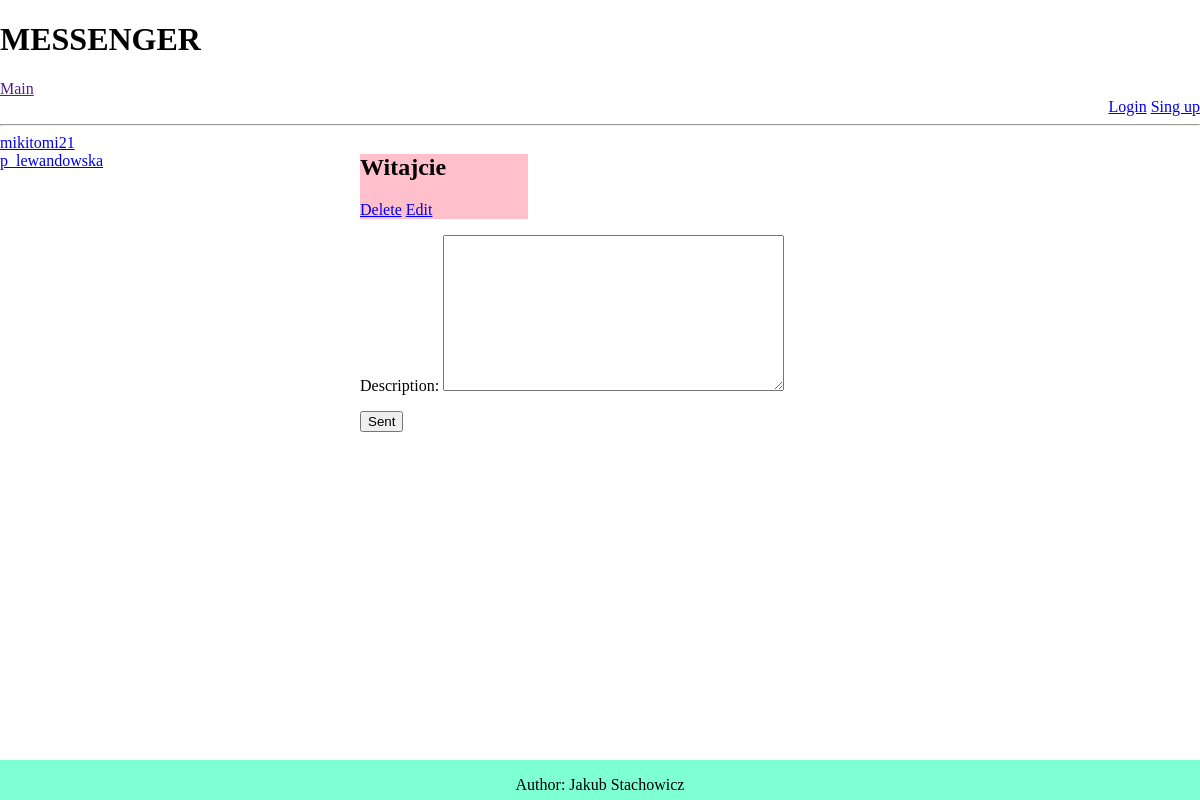
The app's page /chat/, older data.
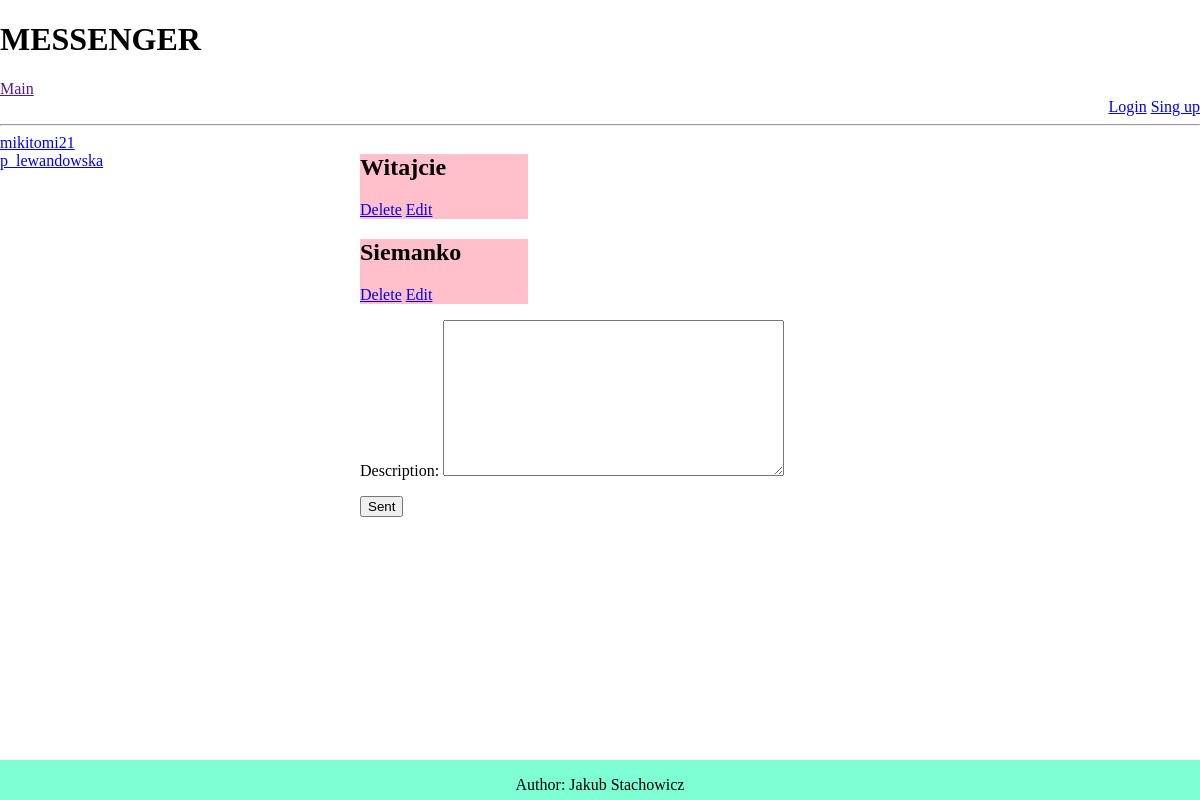
The same page, newer data.
### chat/models.py (models this page shows, shortened)
class Message(models.Model):
    author = models.ForeignKey(User, on_delete=models.CASCADE, null=True)
    description = models.TextField(null=True, blank=True)
    created = models.DateTimeField(auto_now_add=True)

### chat/views.py (the view)
# urls.py: path('', views.home, name='home'),
def home(request):
    messages = Message.objects.all()
    User = get_user_model()
    users = User.objects.all()
    form = MessageForm()
    if request.method == "POST":
        print(request.POST.get('description'))
        form = MessageForm(request.POST)
        if form.is_valid() and request.POST.get('description'):
            form.save()
            return redirect('home')
    context = {'messages':messages,
               'users':users,
               'form':form}
    return render(request, 'chat/home.html', context)

### chat/forms.py
class MessageForm(ModelForm):
    class Meta:
        model = Message
        fields = ['description']

### chat/templates/chat/home.html (shortened to what this page needs)
{% extends 'main.html' %}
{% block section %}
{% for message in messages%}
<div class="message">
    <h2>{{message.description}}</h2>
    <a href="{% url 'delete' message.id %}">Delete</a>
    <a href="{% url 'edit' message.id %}">Edit</a>
</div>
{% endfor %}
<form action="" method="POST">
    {{form.as_p}}
    <input type="submit" value="Sent">
</form>
{% endblock %}
{% block nav %}
<div class="contact_list">
    {% for user in users %}
    <div class="contact_user">
        <a href="{% url 'profile:profile' user.username %}">{{user}}</a>
    </div>
    {% endfor %}
</div>
{% endblock %}

### templates/main.html (shortened to what this page needs)
{% load static %}
<!DOCTYPE html>
<html lang="en">
<head>
    <link rel="stylesheet" type="text/css" href="{% static 'css/style.css' %}">
</head>
<body>
    <h1>MESSENGER</h1>
    <header>
        <a href="">Main</a>
        <div class="logging">
            {% include 'header.html' %}
        </div>
    </header>
    <nav>
        {% block nav %}
        {% endblock %}
    </nav>
    <section>
        {% block section %}
        {% endblock %}
    </section>
    <footer>
        {% include 'footer.html' %}
    </footer>
</body>
</html>

### templates/header.html
<a href="login.html">Login</a>
<a href="register.html">Sing up</a>
<hr>

### templates/footer.html
<p>Author: Jakub Stachowicz</p>

### static/css/style.css (style rules this page uses)
body { margin: 0px; }
.message { background-color: pink; width: 20%; }
.logging { text-align: right; }
nav { width: 30%; float:left; }
section { width: 70%; float:left; }
footer { clear: both; position: absolute; bottom: 0; width: 100%; height: 40px; background-color: aquamarine; text-align: center; }

Row changes from the older to the newer data that the page shows:
added Message: description "Siemanko"
